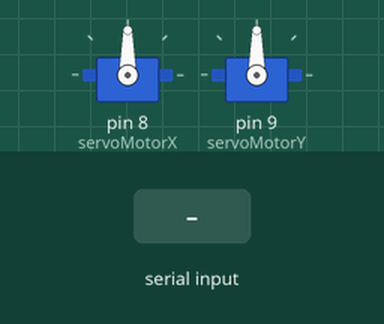
Recording of a sketch running on a simulated Arduino Uno, built with avr-gcc and run on an emulated ATmega328P. Parts: 2 × servo. The test bench sets the inputs (shaded band).

Above: at 1.2 s.
1.3 s: "a90\n" received over Serial
At 1.6 s:
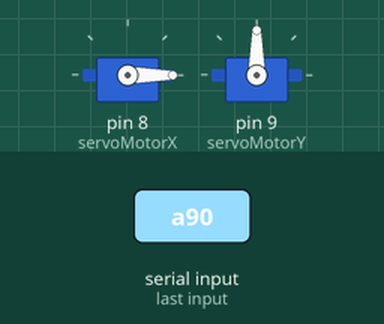
2.8 s: "a,45\n" received over Serial
At 3.9 s:
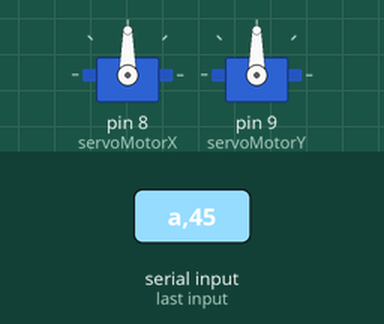
4.3 s: "b90\n" received over Serial
At 5.1 s:
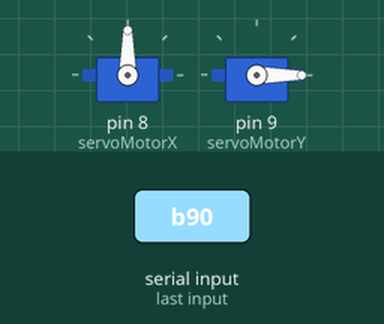
5.8 s: "b,45\n" received over Serial
At 6.2 s:
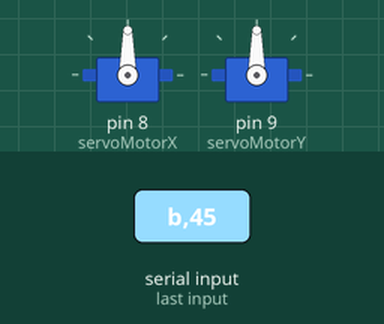
Timing chart, 0 to 8.3 s (numbered marks = the images above; inputs shaded):
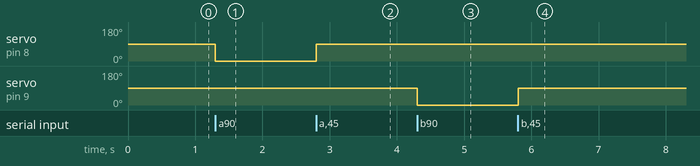

Measured:
- after the input at 1.3 s, servo on pin 8 (servoMotorX): 90° → 0° at once
- after the input at 2.8 s, servo on pin 8 (servoMotorX): 0° → 90° at once
- after the input at 4.3 s, servo on pin 9 (servoMotorY): 90° → 0° at once
- after the input at 5.8 s, servo on pin 9 (servoMotorY): 0° → 90° at once

The sketch:

Firmware-Arduino.ino
```cpp
#include <Servo.h>

Servo servoMotorX, servoMotorY;
String value; //variável que receberá os valores da porta serial
char character;

void setup() {
  Serial.begin(9600);

  servoMotorX.attach(8);
  servoMotorY.attach(9);

  servoMotorX.write(90);
  servoMotorY.write(90);

  String value = "";

}

void loop() {
  //verifica se existe algum dado na porta serial
  if (Serial.available()) {

    character = Serial.read();

    if (character == 'a') {
      servoMotorX.write( value.toInt() );
      value = "";

    } else if (character == 'b') {
      servoMotorY.write( value.toInt() );
      value = "";

    } else if (character == 'c') {
//      executa do código de controle de locomoção

        switch( value.toInt() ){
          case 7:
//          inserir código referente à locomoção para frente

          break;

          case 8:
//          inserir código referente à locomoção para direita

          break;

          case 9:
//          inserir código referente à locomoção para trás

          break;

          case 10:
//          inserir código referente à locomoção para esquerda

          break;

          case 11:
//          inserir código de parar locomoção

          break;
        }

      value = "";

    } else {
      value.concat(character);

    }
  }
}
```
